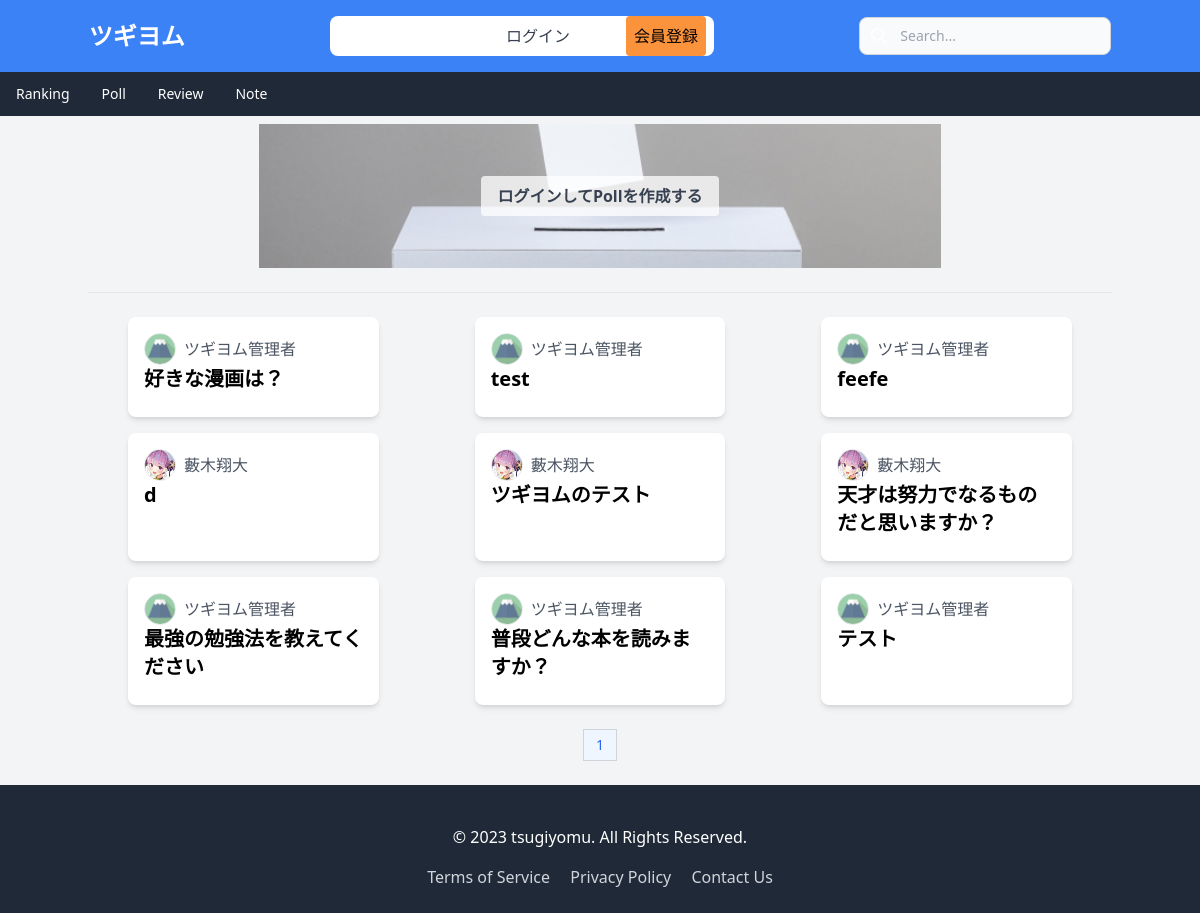
Screenshot of /poll/ with the database file from the repository.
### api/models.py (models this page shows, shortened)
class Poll(models.Model):
    creator = models.ForeignKey(Profile, on_delete=models.CASCADE, related_name='created_polls')
    question = models.CharField(max_length=255)
    created_at = models.DateTimeField(auto_now_add=True)
    content = models.TextField(default="")

class Profile(models.Model):
    user = models.OneToOneField(User, on_delete=models.CASCADE)
    name = models.CharField(max_length=255)
    bio = models.TextField()
    image = models.ImageField(upload_to=user_directory_path, default='default.png')
    def __str__(self):
      return self.name

### poll/views.py (the view)
# urls.py: path('', poll_list, name='poll'),
def poll_list(request):
    polls = Poll.objects.all().order_by('-created_at')
    paginator = Paginator(polls, 20)
    page_number = request.GET.get('page', 1)
    onEachSide = 3
    onEnds = 2
    try:
            poll_page = paginator.page(page_number)
    except PageNotAnInteger:
            poll_page = paginator.page(1)
    except EmptyPage:
            poll_page = paginator.page(paginator.num_pages)
    page_range = paginator.get_elided_page_range(number=page_number, on_each_side=onEachSide, on_ends=onEnds)
    context = {
        'polls': poll_page,
        'page_range': page_range,
    }
    return render(request, 'poll_list.html', context)

### poll/templates/poll_list.html (shortened to what this page needs)
{% extends 'base.html' %}
{% load static %}
{% block content %}
<div class="container mx-auto mt-2">
  <div class="relative">
    <img class="hidden md:block w-2/3 h-auto mx-auto" src="{% static 'images/vote.sp.jpg' %}" alt="">
    {% if request.user.is_authenticated %}
    <a href="{% url 'create_poll' %}" class="absolute top-0 left-0 w-full h-full flex items-center justify-center">
      <span class="bg-white bg-opacity-75 py-2 px-4 rounded text-gray-700 font-bold">Pollを作成する</span>
    </a>
    {% else %}
    <a href="{% url 'create_poll' %}" class="absolute top-0 left-0 w-full h-full flex items-center justify-center">
      <span class="bg-white bg-opacity-75 py-2 px-4 rounded text-gray-700 font-bold">ログインしてPollを作成する</span>
    </a>
    {% endif %}
</div>
  <br>
  <hr>
  <br>
  <div class="grid grid-cols-1 md:grid-cols-2 lg:grid-cols-3 gap-4">
      {% for poll in polls %}
          <a href="{% url 'poll_vote' poll.id %}" class="bg-white rounded-lg shadow-md overflow-hidden hover:bg-gray-100 mx-10">
              <div class="p-4">
                <div class="flex items-center">
                  <img src="{{ poll.creator.image.url }}" alt="Profile Image" class="w-8 h-8   object-cover border rounded-full ">
                  <p class="pl-2 text-gray-600">{{ poll.creator }}</p>
                </div>
                  <h2 class="text-xl font-bold mb-2">{{ poll.question }}</h2>
              </div>
          </a>
      {% empty %}
          <p>利用可能な投票はありません。</p>
      {% endfor %}
  </div>
</div>
<br>
  <nav class="flex justify-center">
    <ul class="inline-flex -space-x-px text-sm">
      {% for num in page_range %}
      <li>
        {% if polls.number == num %}
        <a href="#" aria-current="page" class="flex items-center justify-center px-3 h-8 text-blue-600 border border-gray-300 bg-blue-50 hover:bg-blue-100 hover:text-blue-700 dark:border-gray-700 dark:bg-gray-700 dark:text-white">{{ num }}</a>
        {% else %}
        <a href="page={{ num }}" class="flex items-center justify-center px-3 h-8 leading-tight text-gray-500 bg-white border border-gray-300 hover:bg-gray-100 hover:text-gray-700 dark:bg-gray-800 dark:border-gray-700 dark:text-gray-400 dark:hover:bg-gray-700 dark:hover:text-white">{{ num }}</a>
        {% endif %}
      </li>
      {% endfor %}
    </ul>
  </nav>
  <br>
{% endblock %}

### rows the page displays
Poll: creator.image (picture), creator "ツギヨム管理者", question "好きな漫画は？"
Poll: creator.image (picture), creator "ツギヨム管理者", question "test"
Poll: creator.image (picture), creator "ツギヨム管理者", question "feefe"
Poll: creator.image (picture), creator "藪木翔大", question "d"
Poll: creator.image (picture), creator "藪木翔大", question "ツギヨムのテスト"
Poll: creator.image (picture), creator "藪木翔大", question "天才は努力でなるものだと思いますか？"
Poll: creator.image (picture), creator "ツギヨム管理者", question "最強の勉強法を教えてください"
Poll: creator.image (picture), creator "ツギヨム管理者", question "普段どんな本を読みますか？"
Poll: creator.image (picture), creator "ツギヨム管理者", question "テスト"

### other values shown
{{ num }} "1"
